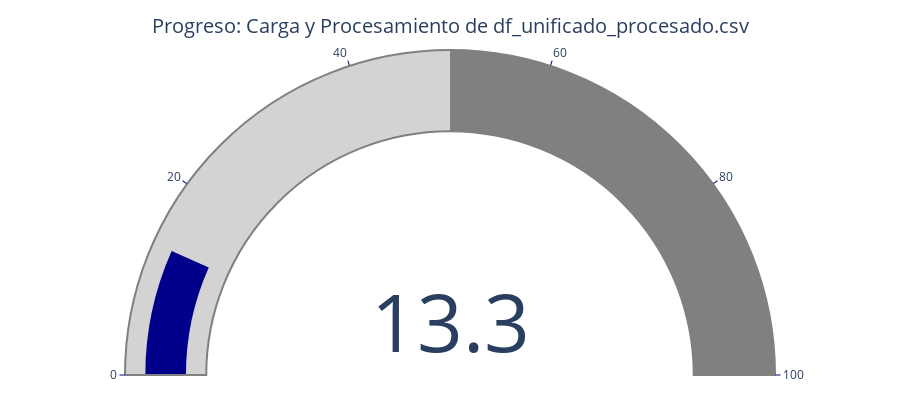
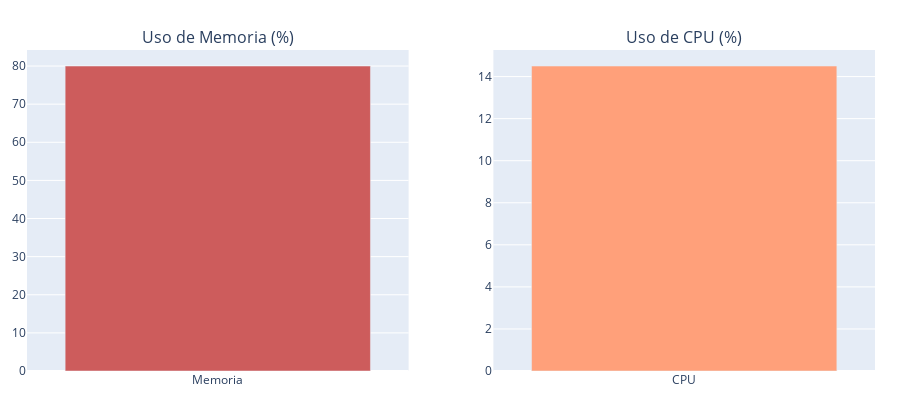

Write notebook code for charts like these, in order.
### Markdown cell above
Consolidación de los diferentes DataFrames en uno unificado, verificando que los datos sean consistentes y sin duplicados. Clasificación de variables según tipo (booleanas, categóricas, numéricas, ordinales). Integración de los diferentes DataFrames en una tabla unificada a través de join usando el campo customerID.

### Code cell
import pandas as pd
import numpy as np

# Decorador para manejo de excepciones y monitoreo de recursos
@manejar_excepciones_y_tiempo(mensaje="Carga y Procesamiento de df_unificado_procesado.csv", generar_reporte=True)
def cargar_procesar_datos():
    """
    Carga el archivo 'df_unificado_procesado.csv', verifica y procesa los datos.
    """
    file_path = 'df_unificado_procesado.csv'  # Ajustar la ruta si es necesario
    
    try:
        # Cargar el DataFrame desde el archivo CSV
        df_unificado = pd.read_csv(file_path)
        print(f"✔️ Archivo '{file_path}' cargado exitosamente. Dimensiones: {df_unificado.shape}")
        
        # Renombrar las columnas para seguir el estándar PEP8 (lower_case_with_underscores)
        df_unificado.columns = [
            'customer_id', 'contract_type', 'paperless_billing', 'payment_method',
            'monthly_charges', 'total_charges', 'contract', 'gender', 'senior_citizen',
            'partner', 'dependents', 'cliente', 'internet_service', 'online_security',
            'online_backup', 'device_protection', 'tech_support', 'streaming_tv',
            'streaming_movies', 'internet', 'multiple_lines', 'telefono',
            'begin_date_year', 'begin_date_month', 'begin_date_day',
            'end_date_year', 'end_date_month', 'end_date_day', 'churn', 'tenure'
        ]

        # Verificar duplicados en customer_id
        before_dedup = df_unificado.shape[0]
        df_unificado.drop_duplicates(subset="customer_id", inplace=True)
        after_dedup = df_unificado.shape[0]
        print(f"✔️ Eliminados {before_dedup - after_dedup} duplicados basados en 'customer_id'.")

        # Verificación de valores nulos
        nulos_resumen = df_unificado.isnull().sum()
        nulos_resumen = nulos_resumen[nulos_resumen > 0]

        if not nulos_resumen.empty:
            print(f"⚠️ Resumen de valores nulos por columna:\n{nulos_resumen}")
        else:
            print("✔️ No se encontraron valores nulos.")

        # Verificación de tipos de datos
        print("\n📊 Distribución de tipos de datos:")
        print(df_unificado.dtypes.value_counts())

        # Mostrar un resumen del DataFrame para validación
        display(df_unificado.head())
        display(df_unificado.info())
        print(f"\n✔️ DataFrame cargado y validado. Filas: {df_unificado.shape[0]}, Columnas: {df_unificado.shape[1]}")

        return df_unificado if not df_unificado.empty else None

    except FileNotFoundError:
        print(f"❌ Error: No se encontró el archivo '{file_path}'. Verifica que el archivo esté en el directorio correcto.")
        return None
    except pd.errors.EmptyDataError:
        print(f"❌ Error: El archivo '{file_path}' está vacío o no contiene datos válidos.")
        return None
    except Exception as e:
        print(f"❌ Error al procesar el archivo: {e}")
        return None

# Llamada a la función para cargar y procesar los datos
df_unificado = cargar_procesar_datos()

# Si el DataFrame fue cargado correctamente, continuar con el análisis
if df_unificado is not None:
    # Insertar aquí cualquier procesamiento adicional si es necesario
    print(f"✔️ Continuar con el análisis del DataFrame 'df_unificado'.")
else:
    print("❌ Error: No se pudo cargar o procesar el DataFrame 'df_unificado'.")

### Figure 1 — Plotly figure (JSON) as saved in the notebook; plotly's stock layout.template omitted (floating-point values rounded to 4 significant figures)
{"data": [{"gauge": {"axis": {"range": [0, 100], "tickcolor": "darkblue", "tickwidth": 1}, "bar": {"color": "darkblue"}, "bgcolor": "white", "bordercolor": "gray", "borderwidth": 2, "steps": [{"color": "lightgray", "range": [0, 50]}, {"color": "gray", "range": [50, 100]}]}, "mode": "gauge+number", "title": {"text": "Progreso: Carga y Procesamiento de df_unificado_procesado.csv"}, "type": "indicator", "value": 13.33}], "layout": {"height": 400, "margin": {"b": 25, "l": 25, "r": 25, "t": 50}}}

### Figure 2 — Plotly figure (JSON) as saved in the notebook; plotly's stock layout.template omitted (floating-point values rounded to 4 significant figures)
{"data": [{"marker": {"color": "indianred"}, "type": "bar", "x": ["Memoria"], "xaxis": "x", "y": [80], "yaxis": "y"}, {"marker": {"color": "lightsalmon"}, "type": "bar", "x": ["CPU"], "xaxis": "x2", "y": [14.5], "yaxis": "y2"}], "layout": {"annotations": [{"font": {"size": 16}, "showarrow": false, "text": "Uso de Memoria (%)", "x": 0.225, "xanchor": "center", "xref": "paper", "y": 1, "yanchor": "bottom", "yref": "paper"}, {"font": {"size": 16}, "showarrow": false, "text": "Uso de CPU (%)", "x": 0.775, "xanchor": "center", "xref": "paper", "y": 1, "yanchor": "bottom", "yref": "paper"}], "height": 400, "margin": {"b": 25, "l": 25, "r": 25, "t": 50}, "showlegend": false, "xaxis": {"anchor": "y", "domain": [0, 0.45]}, "xaxis2": {"anchor": "y2", "domain": [0.55, 1]}, "yaxis": {"anchor": "x", "domain": [0, 1]}, "yaxis2": {"anchor": "x2", "domain": [0, 1]}}}
